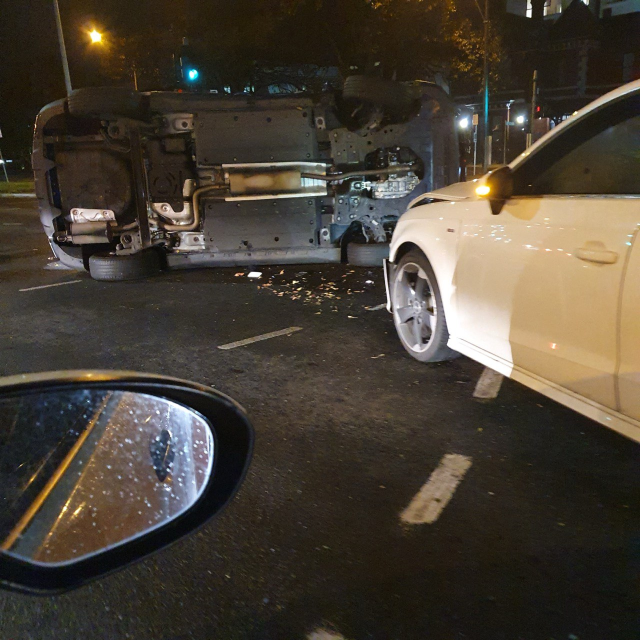
#> input picture Crash2.jpg, 1280 x 1280 px (shown at 1/2 size)
$ python Day3.py
#> lines starting #> are read from the running program, lines starting #| are printed output that depends on the picture; after the words box and inside, x2 and y2 are one past the last pixel; in counts of white or black regions, pixels touching at a corner belong together
import cv2 as cv
img = cv.imread('Crash2.jpg',cv.IMREAD_COLOR)
#> img is the input picture: shape (1280, 1280, 3); mean B, G, R 52.7, 63.6, 71.7
imgray = cv.cvtColor(img,cv.COLOR_BGR2GRAY)
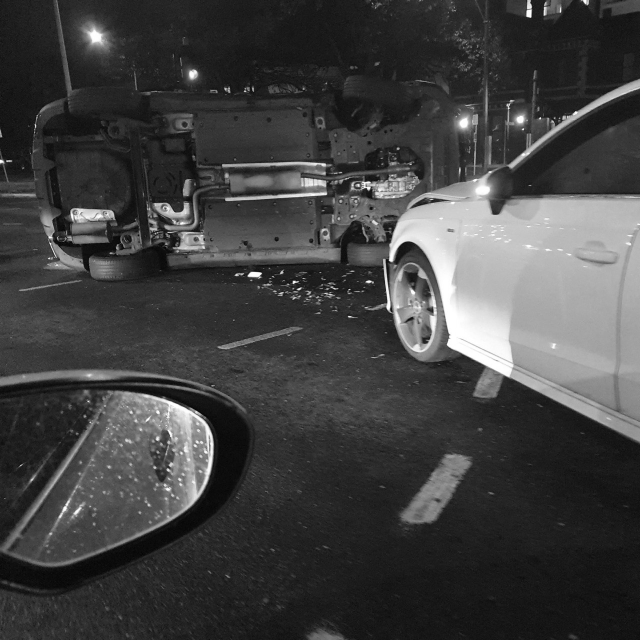
#> imgray: shape (1280, 1280) (shown at 1/2 size); min 0, max 255, mean 64.8
imgsansoor = img[290:720,20:740]
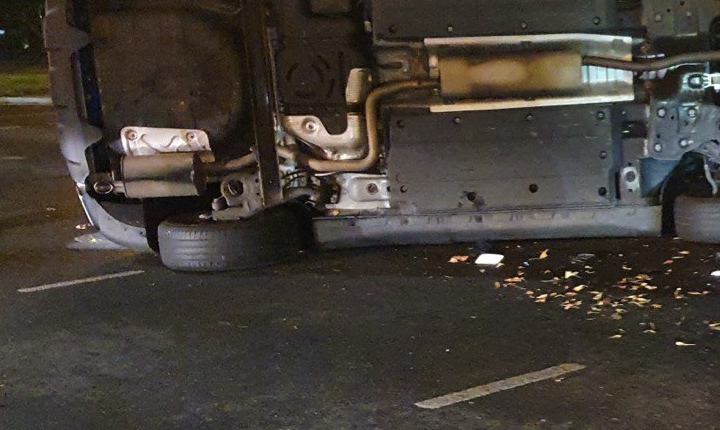
#> imgsansoor: shape (430, 720, 3); mean B, G, R 54.5, 61.2, 67.2
img [120:550,110:830] = imgsansoor
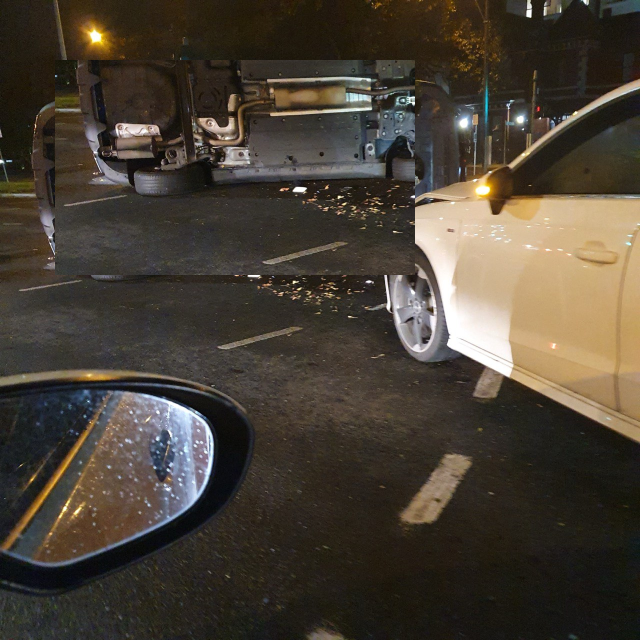
#> img: shape (1280, 1280, 3) (shown at 1/2 size); 18.89% of pixels changed, all inside (x1, y1, x2, y2) = (110, 120, 830, 550)
#BGR


#cv.imshow('Original',img)
#cv.imshow('Gray',imgray)
#cv.imshow('sansoor',imgsansoor)
print(img.shape)
#| (1280, 1280, 3)
b,g,r = cv.split(img)
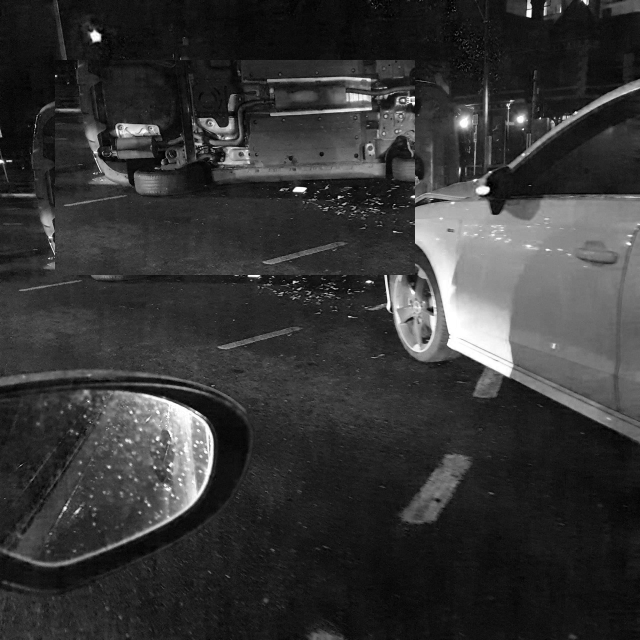
#> b: shape (1280, 1280) (shown at 1/2 size); min 0, max 255, mean 53.2
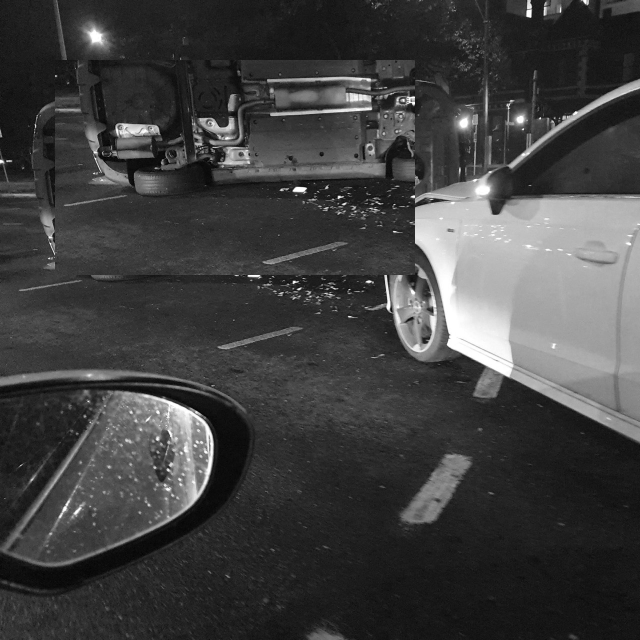
#> g: shape (1280, 1280) (shown at 1/2 size); min 0, max 255, mean 64.1
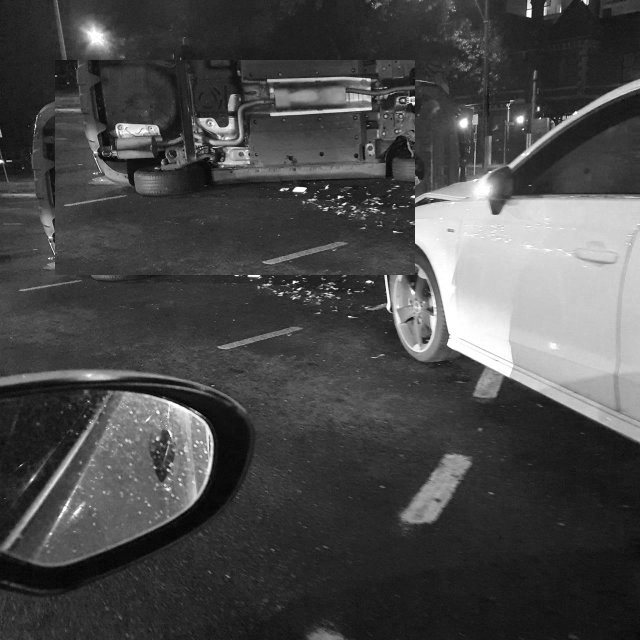
#> r: shape (1280, 1280) (shown at 1/2 size); min 0, max 255, mean 72.3
print(b,g,r)
#> (printed output is left out)
cv.waitKey(0)

$ run again, with Crash1.jpg copied over Crash2.jpg
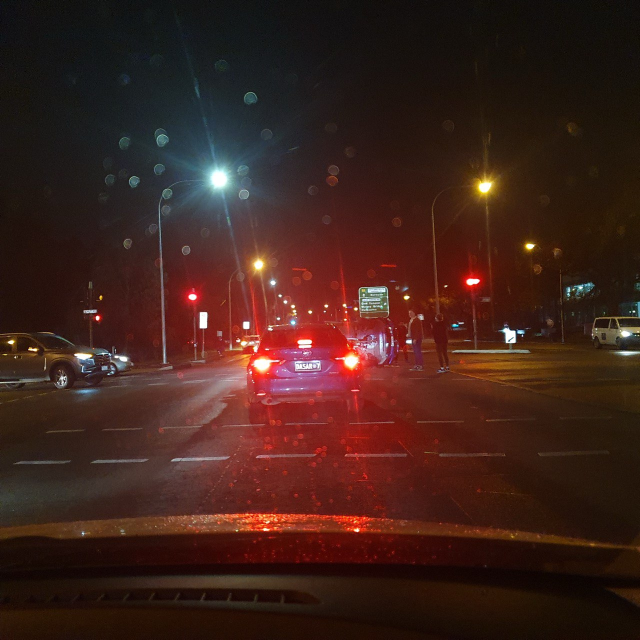
#> input picture Crash1.jpg, 1280 x 1280 px (shown at 1/2 size)
#> img is the input picture: shape (1280, 1280, 3); mean B, G, R 26.8, 33.9, 63.1
#> img: shape (1280, 1280, 3); 18.9% of pixels changed, all inside (x1, y1, x2, y2) = (110, 120, 830, 550)
#| (1280, 1280, 3)
#> `b,g,r = cv.split(img)`:
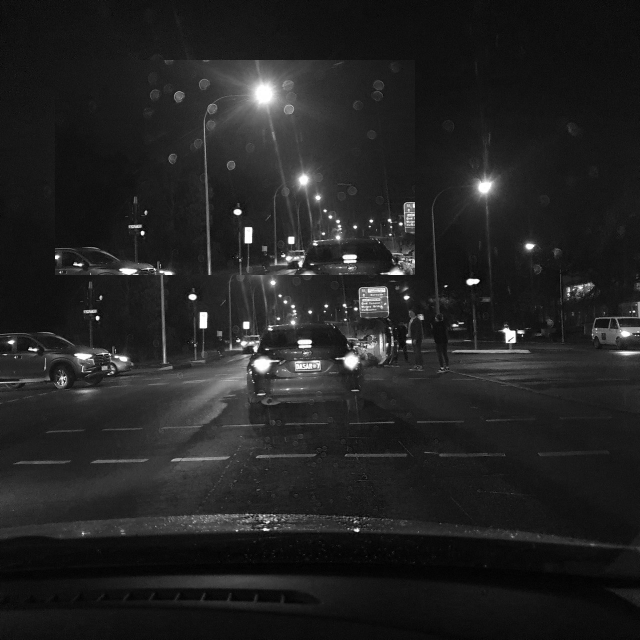
#> g: shape (1280, 1280) (shown at 1/2 size); min 0, max 255, mean 34.9
#> `b,g,r = cv.split(img)`:
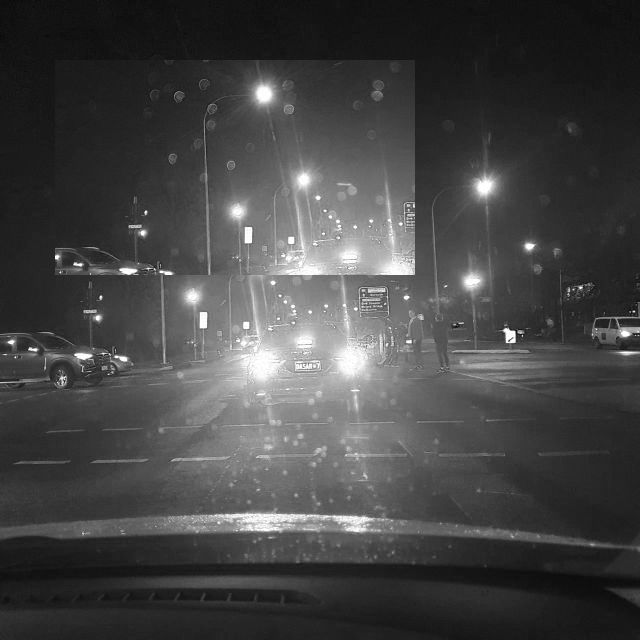
#> r: shape (1280, 1280) (shown at 1/2 size); min 0, max 255, mean 68.8
#> (printed output is left out)
